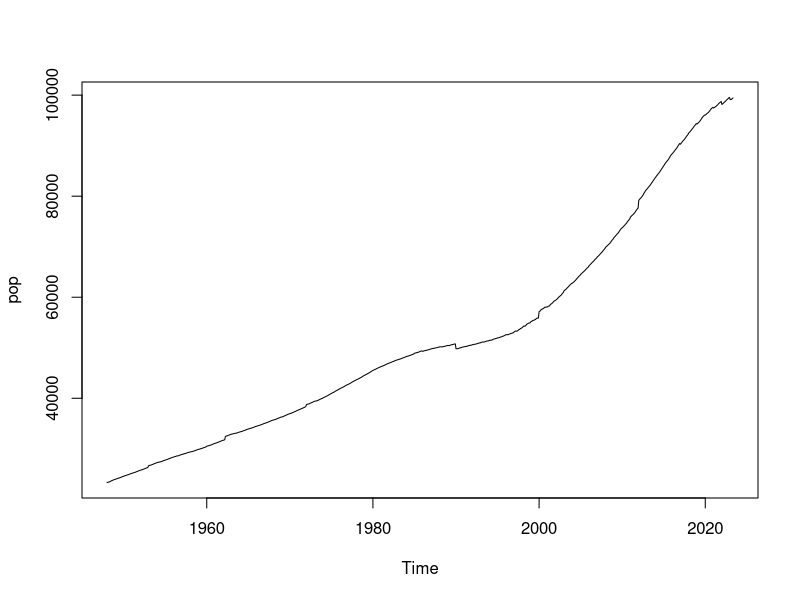
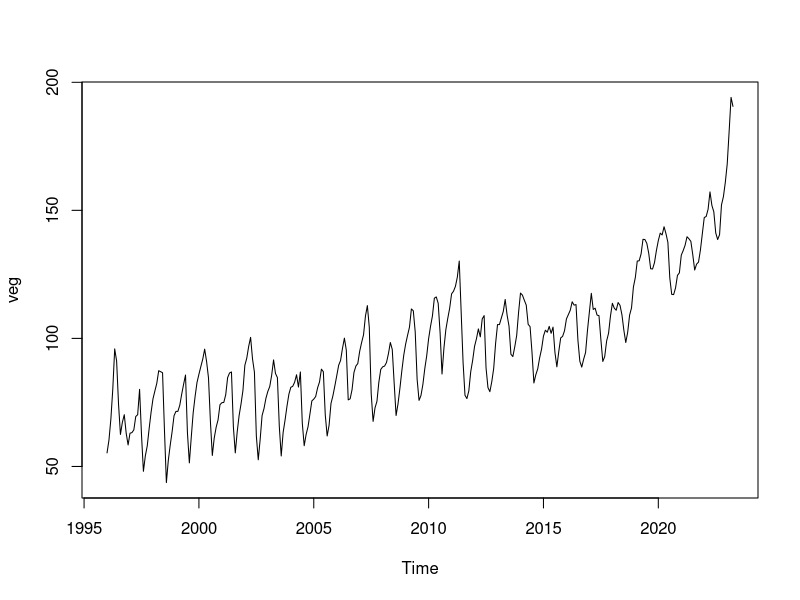
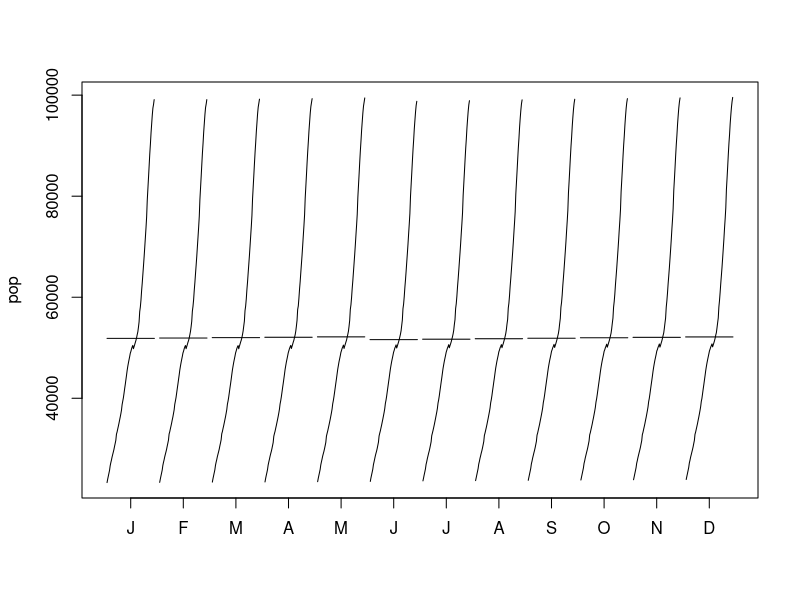
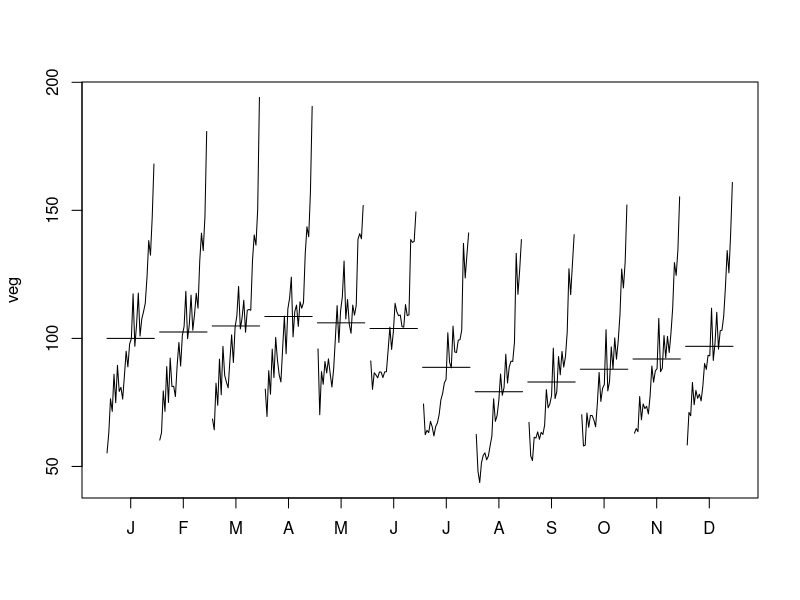
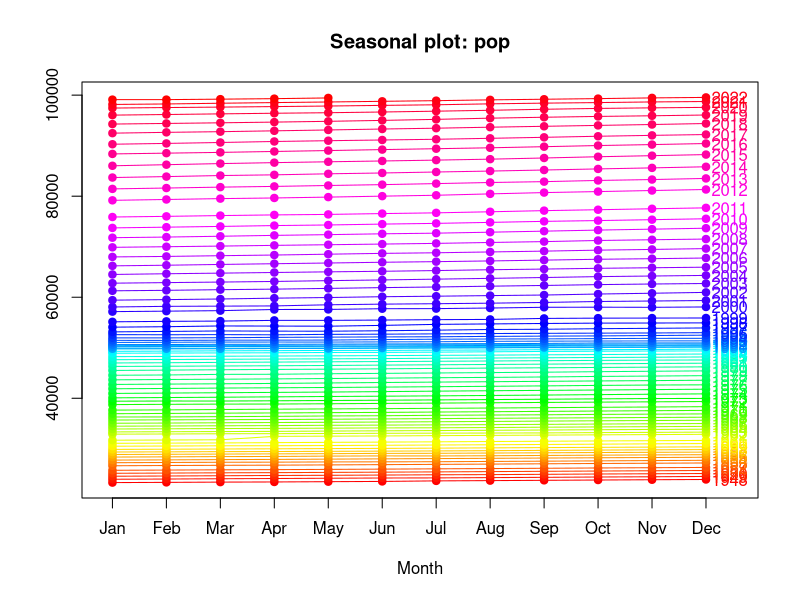
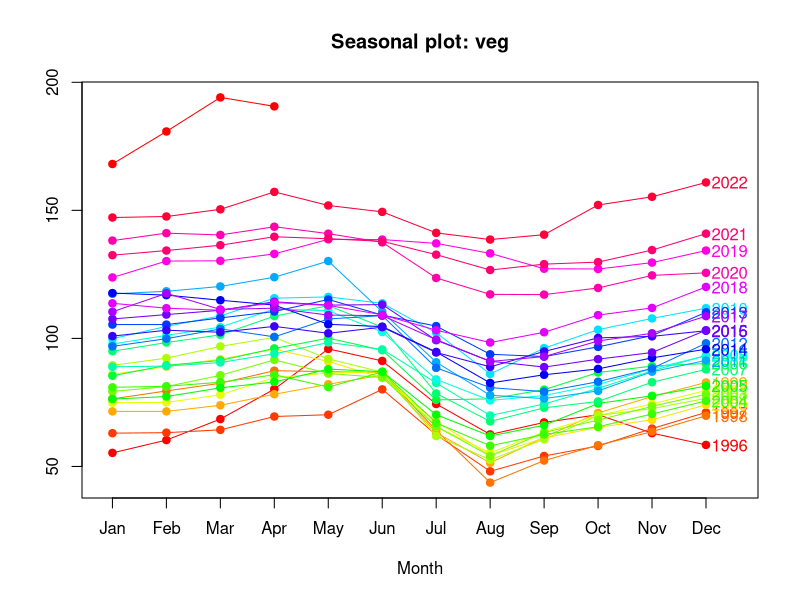
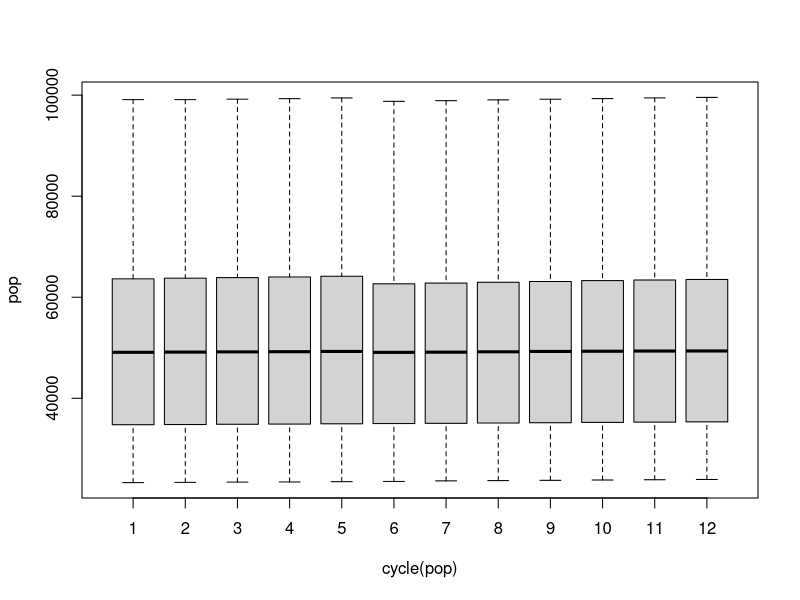
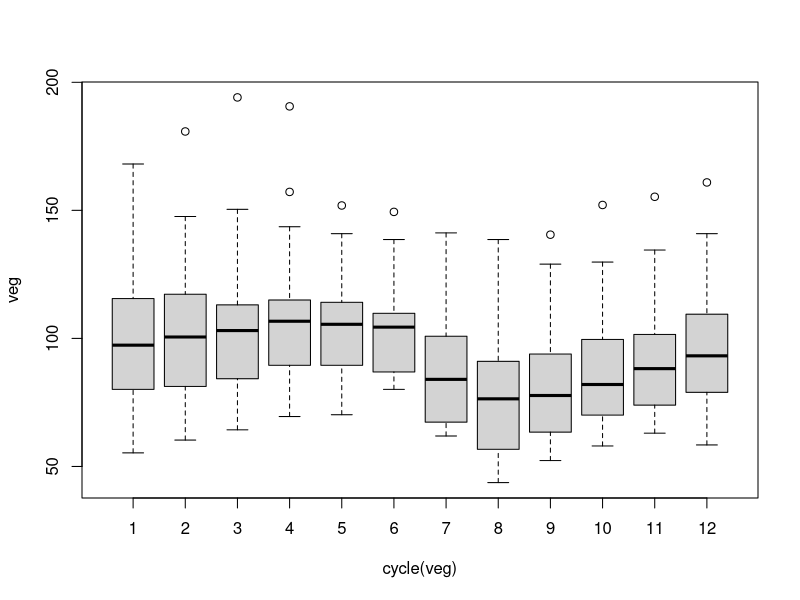

Write the R code that produced these figures, in order. (Note: a time limit stopped this script after it produced the figures.)
## ---- chunk 1
knitr::opts_chunk$set(echo = TRUE)
## ---- chunk 2
setwd('C:/Users/marty/Desktop/GITHUB/ts')
pop <- read.csv('pop.csv')
veg <- read.csv('veg.csv')

colnames(pop) <- c('data','liczba')
colnames(veg) <- c('data', 'cena')

pop$data <- as.Date(pop$data)
pop$liczba <- as.numeric(pop$liczba)

veg$data <- as.Date(veg$data)
veg$cena <- as.numeric(veg$cena)

pop <- ts(pop$liczba, start=1948, frequency = 12)
pop

veg <- ts(veg$cena, start=1996, frequency = 12)
veg

is.ts(pop)
is.ts(veg)
## ---- chunk 3
options(scipen=5)
plot(pop)
## ---- chunk 4
plot(veg)
## ---- chunk 5
monthplot(pop)

monthplot(veg)
## ---- chunk 6
library(forecast)

seasonplot(pop, 
           col = rainbow(75), 
           year.labels = TRUE, 
           pch = 19)

seasonplot(veg, 
           col = rainbow(27), 
           year.labels = TRUE, 
           pch = 19)
## ---- chunk 7
boxplot(pop ~ cycle(pop))
boxplot(veg ~ cycle(veg))
## ---- chunk 8
lag.plot(pop, lags=12, do.lines=FALSE)
lag.plot(veg, lags=12, do.lines=FALSE)

## ---- chunk 9
acf(pop)
## ---- chunk 10
acf(veg)
## ---- chunk 11
pacf(pop)
## ---- chunk 12
pacf(veg)
## ---- chunk 13
dpop <- decompose(pop, type = "additive")
plot(dpop)
## ---- chunk 14
dpop1 <- decompose(pop, type = "multiplicative")
plot(dpop1)
## ---- chunk 15
dveg <- decompose(veg, type = "additive")
plot(dveg)
## ---- chunk 16
dveg1 <- decompose(veg, type = "multiplicative")
plot(dveg1)
## ---- chunk 17
ts1ma1 <- filter(pop, sides=2, filter=rep(1/3,3))
ts1ma2 <- filter(pop, sides=2, filter=rep(1/7,7))
ts1ma3 <- filter(pop, sides=2, filter=rep(1/25,25))
plot(pop, col="black", lty=2)
lines(ts1ma1, col="red", lty=2)
lines(ts1ma2, col="blue", lty=2)
lines(ts1ma3, col="green", lty=2)
## ---- chunk 18
ts1ma11 <- filter(veg, sides=2, filter=rep(1/11,11))
ts1ma22 <- filter(veg, sides=2, filter=rep(1/20,20))
ts1ma33 <- filter(veg, sides=2, filter=rep(1/25,25))

plot(veg, col="black", lty=2)
lines(ts1ma11, col="red", lty=2)
#lines(ts1ma22, col="blue", lty=2)
lines(ts1ma33, col="green", lty=2)
## ---- chunk 19
pop_poly1 <- tslm(pop~trend)
pop_poly2 <- tslm(pop ~ trend + season)

plot(pop)
lines(fitted(pop_poly1), col = "blue", lty = 1)
lines(fitted(pop_poly2), col = "red", lty = 2)
## ---- chunk 20
veg_poly1 <- tslm(veg~trend)
veg_poly2 <- tslm(veg ~ trend + season)

plot(veg)
lines(fitted(veg_poly1), col = "blue", lty = 1)
lines(fitted(veg_poly2), col = "red", lty = 2)
## ---- chunk 21
dpop.trend <- dpop$trend
dpop.sezonowosc <- dpop$seasonal
dpop.indeksy <- dpop$figure
dpop.reszty <- dpop$random
barplot(dpop.indeksy, names.arg = month.abb, main="Indeksy sezonowe")
tsdisplay(dpop.reszty, main="reszty losowe")

dveg.trend <- dveg$trend
dveg.sezonowosc <- dveg$seasonal
dveg.indeksy <- dveg$figure
dveg.reszty <- dveg$random
barplot(dveg.indeksy, names.arg = month.abb, main="Indeksy sezonowe")
tsdisplay(dveg.reszty, main="reszty losowe")
## ---- chunk 22
dveg1 <- decompose(veg, type = "multiplicative")
dveg2 <- seasadj(dveg1)
plot(veg)
lines(dveg2, col="orange", lty=1)
## ---- chunk 23
#Przed
tsdisplay(pop)
#Po
popdiff <- diff(pop)
tsdisplay(popdiff)
popdiff1 <- diff(popdiff, lag=12)  
tsdisplay(popdiff1)

#Przed
tsdisplay(veg)
#Po
vegdiff <- diff(veg)
tsdisplay(vegdiff)
vegdiff1 <- diff(vegdiff, lag=12)
tsdisplay(vegdiff1)
## ---- chunk 24
library(tseries)
kpss.test(popdiff1)
kpss.test(vegdiff1)
## ---- chunk 25
SB2 <- rnorm(n=50)
SB2 <- as.ts(SB2)
tsdisplay(SB2, main="Szum biały dla n=50")
## ---- chunk 26
tsdisplay(SB2)
tsdisplay(popdiff1)
## ---- chunk 27
tsdisplay(SB2)
tsdisplay(vegdiff1)
## ---- chunk 28
popdiff1.yw <- ar(popdiff1, aic=FALSE, order.max=36, method=c("yule-walker"))
popdiff1.yw
## ---- chunk 29
popdiff1.mle <- ar(popdiff1, aic=FALSE, order.max=36, method=c("mle"))
popdiff1.mle
## ---- chunk 30
popdiff1.aic <- ar(popdiff1, aic=TRUE)
popdiff1.aic
## ---- chunk 31
vegdiff1.yw <- ar(vegdiff1, aic=FALSE, order.max=36, method=c("yule-walker"))
vegdiff1.yw

## ---- chunk 32
vegdiff1.mle <- ar(vegdiff1, aic=FALSE, order.max=36, method=c("mle"))
vegdiff1.mle
## ---- chunk 33
vegdiff1.aic <- ar(vegdiff1, aic=TRUE)
vegdiff1.aic
## ---- chunk 34
popdiff1_arima36 <- arima(popdiff1, order=c(0,0,36))
summary(popdiff1_arima36)

popdiff1_arima24 <- arima(popdiff1, order=c(0,0,24))
summary(popdiff1_arima24)

popdiff1_arima12 <- arima(popdiff1, order=c(0,0,12))
summary(popdiff1_arima12)
## ---- chunk 35
vegdiff1_arima35 <- arima(vegdiff1, order=c(0,0,35))
summary(vegdiff1_arima35)

vegdiff1_arima23 <- arima(vegdiff1, order=c(0,0,23))
summary(vegdiff1_arima23)

vegdiff1_arima12 <- arima(vegdiff1, order=c(0,0,12))
summary(vegdiff1_arima12)
## ---- chunk 36
popdiff1_auto_arimaAIC <- auto.arima(popdiff1,ic="aic")
popdiff1_auto_arimaAIC

popdiff1_auto_arimaAICC <- auto.arima(popdiff1,ic="aicc")
popdiff1_auto_arimaAICC

popdiff1_auto_arimaBIC <- auto.arima(popdiff1,ic="bic")
popdiff1_auto_arimaBIC
## ---- chunk 37
vegdiff1_auto_arimaAIC <- auto.arima(vegdiff1,ic="aic")
vegdiff1_auto_arimaAIC

vegdiff1_auto_arimaAICC <- auto.arima(vegdiff1,ic="aicc")
vegdiff1_auto_arimaAICC

vegdiff1_auto_arimaBIC <- auto.arima(vegdiff1,ic="bic")
vegdiff1_auto_arimaBIC
## ---- chunk 38
popwyciete <- window(pop, start = c(1948,1), end = c(2020,12))

pop.meanf <- meanf(popwyciete, h = 29)
par(mfrow=c(2,1))
plot(pop, main="Oryginalny szereg")
plot(pop.meanf, main="Prognoza na podstawie średniej (szereg z trendem)")

popdiff1wyciete <- window(popdiff1, start = c(1949,2), end = c(2020,12))

pop.meanf1 <- meanf(popdiff1wyciete, h = 29)
par(mfrow=c(2,1))
plot(popdiff1, main="Oryginalny szereg stacjonarny")
plot(pop.meanf1, main="Prognoza na podstawie średniej (szereg z trendem - stacjonarny)")

pop.naive <- naive(popwyciete, h=29)
par(mfrow=c(2,1))
plot(pop, main="Oryginalny szereg")
plot(pop.naive, main="Metoda naiwna (szereg z trendem)")

pop.snaive <- snaive(popwyciete, h=29)
par(mfrow=c(2,1))
plot(pop, main="Oryginalny szereg")
plot(pop.snaive, main="Metoda naiwna sezonowa")

pop.dryft <- rwf(popwyciete, h=28, drift = TRUE)
par(mfrow=c(2,1))
plot(pop, main="Oryginalny szereg")
plot(pop.dryft, main="Metoda naiwna z dryftem")



vegwyciete <- window(veg, start = c(1996,1), end = c(2020,12))

veg.meanf <- meanf(vegwyciete, h = 28)
par(mfrow=c(2,1))
plot(veg, main="Oryginalny szereg")
plot(veg.meanf, main="Prognoza na podstawie średniej (szereg z trendem i sezonowością)", ylim=c(40,200))

vegdiff1wyciete <- window(vegdiff1, start = c(1997,2), end = c(2020,12))

veg.meanf1 <- meanf(vegdiff1wyciete, h = 28)
par(mfrow=c(2,1))
plot(vegdiff1wyciete, main="Oryginalny szereg stacjonarny")
plot(veg.meanf1, main="Prognoza na podstawie średniej (szereg z trendem i sezonowością - stacjonarny)")

veg.naive <- naive(vegwyciete, h=28)
par(mfrow=c(2,1))
plot(veg, main="Oryginalny szereg")
plot(veg.naive, main="Metoda naiwna")

veg.snaive <- snaive(vegwyciete, h=28)
par(mfrow=c(2,1))
plot(veg, main="Oryginalny szereg")
plot(veg.snaive, main="Metoda naiwna sezonowa",ylim=c(40,200))

veg.dryft <- rwf(vegwyciete, h=28, drift = TRUE)
par(mfrow=c(2,1))
plot(veg, main="Oryginalny szereg")
plot(veg.dryft, main="Metoda naiwna z dryftem",ylim=c(40,200))
## ---- chunk 39
hw.pop <- hw(popwyciete)
par(mfrow=c(2,1))
plot(pop, main="Oryginalny szereg")
plot(hw.pop, main="Prognozowanie za pomocą metody Holt-Wintersa")

hw.veg <- hw(vegwyciete)
par(mfrow=c(2,1))
plot(veg, main="Oryginalny szereg")
plot(hw.veg, main="Prognozowanie za pomocą metody Holt-Wintersa")

arima.pop <- forecast(popwyciete, h=29)
par(mfrow=c(2,1))
plot(pop, main="Oryginalny szereg")
plot(arima.pop, main="Prognozowanie za pomocą modelu ARIMA")

arima.veg <- forecast(vegwyciete, h=28)
par(mfrow=c(2,1))
plot(veg, main="Oryginalny szereg")
plot(arima.veg, main="Prognozowanie za pomocą modelu ARIMA")
## ---- chunk 40
accuracy(pop.meanf)
accuracy(pop.meanf1)
accuracy(pop.naive)
accuracy(pop.snaive)
accuracy(pop.dryft)
accuracy(hw.pop)
accuracy(arima.pop)
## ---- chunk 41
accuracy(veg.meanf)
accuracy(veg.meanf1)
accuracy(veg.naive)
accuracy(veg.snaive)
accuracy(veg.dryft)
accuracy(hw.veg)
accuracy(arima.veg)
